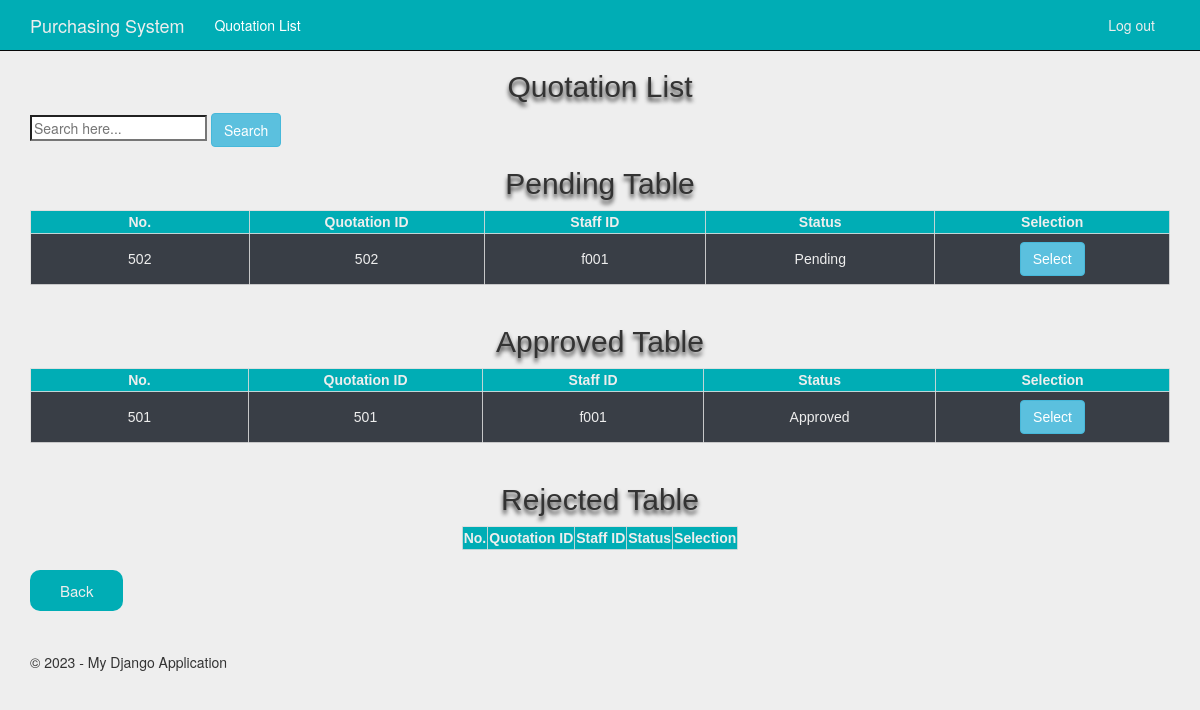
Page /arviewquo (signed in) on the committed database.
### app/models.py (models this page shows)
class Quotation(models.Model):
    quotationID = models.CharField(primary_key=True, max_length=10)
    staffID = models.ForeignKey(Staff,default=None, on_delete=models.CASCADE, null=True)
    vendorID = models.ForeignKey(Vendor,default=None, on_delete=models.CASCADE,null=True)
    totalPrice = models.FloatField(default=None, null=True)
    validityDate = models.DateField()
    qtyProvided = models.IntegerField(default=None, null=True)
    quotationStatus = models.CharField(max_length=20, default="Pending")
    selected = models.BooleanField(default=False)
    def __str__(self):
        return str(self.quotationID)

class Staff(models.Model):
    staffID = models.CharField(primary_key=True, max_length=10)
    password = models.CharField(max_length=5, null=True)
    def __str__(self):
        return str(self.staffID)

### arQuotation/views.py (the view)
# urls.py: re_path(r'^arviewquo', arviewquo_views.arviewquo, name='arviewquo'),
@login_required
def arviewquo(request):
    quotation_list = Quotation.objects.filter(selected=True).only('quotationID','staffID', 'quotationStatus')
    context = {
        'title': 'Quotation List',
        'year': datetime.now().year,
        'quotation_list' : quotation_list,
    }
    return render(request,'arQuotation/viewquotation.html', context)

### arQuotation/templates/arQuotation/viewquotation.html (shortened to what this page needs)
{% extends "app/layoutEmployee.html" %}
{% block content %}
<!DOCTYPE html>
<head>
    <h1> Quotation List </h1>
</head>
<body>
  <div>
    <form class="margintop" action = 'arsearchquo' method='POST'>
      <input type="text" placeholder="Search here..." aria-label="Search here.." name = "searched")>
      <button class="btn btn-info">Search</button>
    </form>
  </div>
  <div>
    <table>
      <h1>Pending Table</h1>
        <tr>
          <th>No.</th>
          <th>Quotation ID</th>
          <th>Staff ID</th>
          <th>Status</th>
          <th>Selection</th>
        </tr>
        {% for quotation in quotation_list%}
          {% if quotation.quotationStatus == 'Pending'%}
          <tr>
            <td>{{quotation}}</td>
            <td>{{quotation.quotationID}}</td>
            <td>{{quotation.staffID}}</td>
            <td>{{quotation.quotationStatus}}</td>
            <td>
              <form class='margintop' action='arselectquo' method='POST'>
                <button type="submit" value={{quotation.quotationID}} name={{quotation.quotationID}} class="btn btn-info">Select</button>
              </form>
            </td>
          </tr>
          {%endif%}
        {% endfor %}
    </table>
  </div>
  <br>
  <div>
    <table>
      <h1>Approved Table</h1>
      <tr>
        <th>No.</th>
        <th>Quotation ID</th>
        <th>Staff ID</th>
        <th>Status</th>
        <th>Selection</th>
      </tr>
      {% for quotation in quotation_list%}
      {% if quotation.quotationStatus == 'Approved'%}
      <tr>
        <td>{{quotation}}</td>
        <td>{{quotation.quotationID}}</td>
        <td>{{quotation.staffID}}</td>
        <td>{{quotation.quotationStatus}}</td>
        <td>
          <form class='margintop' action='arselectquo' method='POST'>
            <button type="submit" value={{quotation.quotationID}} name={{quotation.quotationID}} class="btn btn-info">Select</button>
          </form>
        </td>
      </tr>
      {%endif%}
    {% endfor %}
    </table>
  </div>
<br>
  <div>
    <table>
      <h1>Rejected Table</h1>
      <tr>
        <th>No.</th>
        <th>Quotation ID</th>
        <th>Staff ID</th>
        <th>Status</th>
        <th>Selection</th>
      </tr>
    </table>
  </div>
  <br />
  <form class="margintop" action="arbacktoHome" method="GET">
    <button type="submit" class="button">Back</button><br />
  </form>
</body>
</html>
{% endblock %}

### app/static/app/content/site.css (style rules this page uses)
body { padding-top: 50px; padding-bottom: 20px; }
input, select, textarea { max-width: 280px; }

### arQuotation/templates/arQuotation/viewquotation.html (style rules this page uses)
body { background-color: #EEEEEE; }
h1 { font-size: 30px; text-align: center; font-family: Arial; font-weight: 600px; text-shadow: 0px 4px 4px; }
table { margin-right: auto; margin-left: auto; font-family: Arial; font-weight: Regular; text-align: center; }
th { text-align: center; color:#EEEEEE; font-family: Arial; font-weight: Regular; background: #00ADB5; border: 1px solid #dddd; }
td { color: #EEEEEE; font-family: Arial; font-weight: Regular; background: #393E46; width: 339px; height: 51px; border: 1px solid #dddd; }
button { background-color: #00ADB5; color: #EEEEEE; font-size: 15px; border-radius: 10px; padding: 10px 30px; border:none; text-align: center; }

### rows in the picture
Quotation: quotationID "502", staffID "f001", quotationStatus "Pending"
Quotation: quotationID "501", staffID "f001", quotationStatus "Approved"
